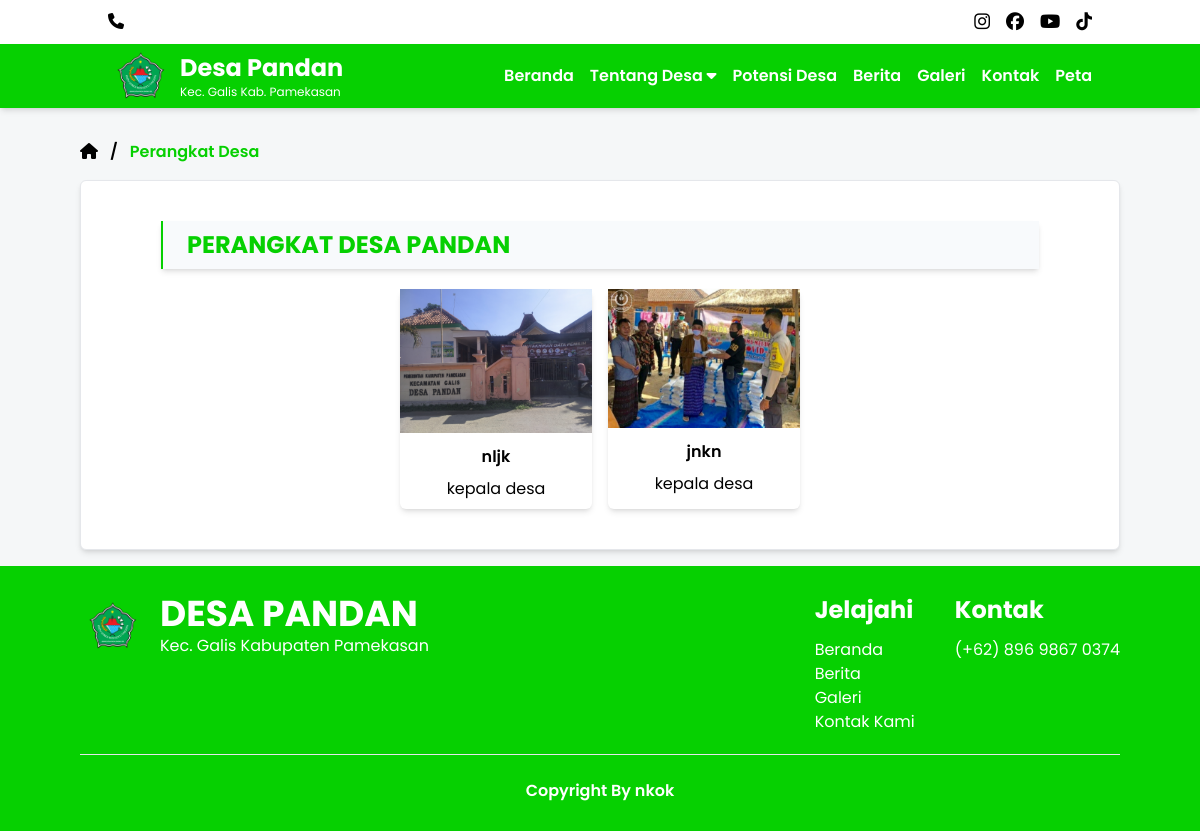
Page /perangkat.php on the committed database.
### tables this page shows
CREATE TABLE `perangkat` (
  `id` int(11) NOT NULL,
  `nama` varchar(100) NOT NULL,
  `gambar` text NOT NULL,
  `id_jabatan` int(11) NOT NULL
);

CREATE TABLE `jabatan` (
  `id` int(11) NOT NULL,
  `jabatan` varchar(100) NOT NULL
);

### admin-desa/function.php (called while the page is built, shortened)
<?php
$conn = mysqli_connect('localhost', 'root', '', 'web_desa');
function jabatan ($query) {
    global $conn;
    $stmt = mysqli_prepare($conn, $query);
    mysqli_stmt_execute($stmt);
    $result = mysqli_stmt_get_result($stmt);
    $rows = [];
    while($row = mysqli_fetch_assoc($result)) {
        $rows[] = $row;
    }
    return $rows;
}
?>

### perangkat.php (the view, shortened to what this page needs)
<?php
    require 'admin-desa/function.php';
    $data = jabatan("SELECT nama, gambar, jabatan.jabatan FROM perangkat JOIN jabatan ON perangkat.id_jabatan = jabatan.id");
?>
<!doctype html>
<html>
<head>
  <link rel="stylesheet" href="style.css">
  <link rel="stylesheet" href="nav.css">
  <link href="https://unpkg.com/aos@2.3.1/dist/aos.css" rel="stylesheet">
    <link rel="stylesheet" href="https://cdnjs.cloudflare.com/ajax/libs/font-awesome/6.5.2/css/all.min.css" />
</head>
<body>
<?php
include 'navbar.php';
?>
<div class="max-w-full bg pt-24">
    <div class="px-7 lg:px-20">
        <div class="flex items-center gap-3 font-semibold">
            <a href="/web-desa" class="text-sm lg:text-base"><i class="fa-solid fa-house"></i></a>
            <p>/</p>
            <p class="text-[#06D001] text-sm lg:text-base">Perangkat Desa</p>
        </div>
    </div>
</div>
<div class="max-w-full bg-white my-12 py-10 mx-7 border rounded-md shadow-md">
    <div class="px-7 lg:px-20">
        <div class="bg-slate-50 flex items-center py-2 border-left shadow-md">
            <h1 class="text-sm uppercase text-[#06D001] px-6 font-bold lg:text-2xl">Perangkat Desa Pandan</h1>
        </div>
        <div class="flex flex-wrap justify-center gap-4 mt-5">
            <?php foreach($data as $d) : ?>
            <div class="bg-white shadow-md rounded-md text-center" id="flex">
                <img src="admin-desa/img/<?= $d['gambar']; ?>" alt="" class="inline-block mx-auto">
                <h1 class="font-semibold pt-3"><?= $d['nama']; ?></h1>
                <p class="py-2"><?= $d['jabatan']; ?></p>
            </div>
            <?php endforeach; ?>
        </div>
    </div>
</div>
<?php
include 'footer.php'
?>
</body>
</html>

### style.css (style rules this page uses)
html, :host { line-height: 1.5; -webkit-text-size-adjust: 100%; -moz-tab-size: 4; -o-tab-size: 4; tab-size: 4; font-family: ui-sans-serif, system-ui, sans-serif, "Apple Color Emoji", "Segoe UI Emoji", "Segoe UI Symbol", "Noto Color Emoji"; font-feature-settings: normal; font-variation-settings: normal; -webkit-tap-highlight-color: transparent; }
body { margin: 0; line-height: inherit; }
h1, h2, h3, h4, h5, h6 { font-size: inherit; font-weight: inherit; }
a { color: inherit; text-decoration: inherit; }
blockquote, dl, dd, h1, h2, h3, h4, h5, h6, hr, figure, p, pre { margin: 0; }
img, svg, video, canvas, audio, iframe, embed, object { display: block; vertical-align: middle; }
img, video { max-width: 100%; height: auto; }
.mx-auto { margin-left: auto; margin-right: auto; }
.my-12 { margin-top: 3rem; margin-bottom: 3rem; }
.mt-5 { margin-top: 1.25rem; }
.flex { display: flex; }
.max-w-full { max-width: 100%; }
.flex-wrap { flex-wrap: wrap; }
.items-center { align-items: center; }
.justify-center { justify-content: center; }
.gap-4 { gap: 1rem; }
.gap-3 { gap: 0.75rem; }
.rounded-md { border-radius: 0.375rem; }
.border { border-width: 1px; }
.bg-slate-50 { --tw-bg-opacity: 1; background-color: rgb(248 250 252 / var(--tw-bg-opacity)); }
.bg-white { --tw-bg-opacity: 1; background-color: rgb(255 255 255 / var(--tw-bg-opacity)); }
.px-6 { padding-left: 1.5rem; padding-right: 1.5rem; }
.px-7 { padding-left: 1.75rem; padding-right: 1.75rem; }
.py-10 { padding-top: 2.5rem; padding-bottom: 2.5rem; }
.py-2 { padding-top: 0.5rem; padding-bottom: 0.5rem; }
.pt-3 { padding-top: 0.75rem; }
.pt-24 { padding-top: 6rem; }
.text-center { text-align: center; }
.text-sm { font-size: 0.875rem; line-height: 1.25rem; }
.font-bold { font-weight: 700; }
.font-semibold { font-weight: 600; }
.uppercase { text-transform: uppercase; }
.text-\[\#06D001\] { --tw-text-opacity: 1; color: rgb(6 208 1 / var(--tw-text-opacity)); }
.shadow-md { --tw-shadow: 0 4px 6px -1px rgb(0 0 0 / 0.1), 0 2px 4px -2px rgb(0 0 0 / 0.1); --tw-shadow-colored: 0 4px 6px -1px var(--tw-shadow-color), 0 2px 4px -2px var(--tw-shadow-color); box-shadow: var(--tw-ring-offset-shadow, 0 0 #0000), var(--tw-ring-shadow, 0 0 #0000), var(--tw-shadow); }
@media (min-width: 1024px) { .lg\:px-20 { padding-left: 5rem; padding-right: 5rem; } }
@media (min-width: 1024px) { .lg\:text-2xl { font-size: 1.5rem; line-height: 2rem; } }
@media (min-width: 1024px) { .lg\:text-base { font-size: 1rem; line-height: 1.5rem; } }

### perangkat.php (style rules this page uses)
body { background-color: #F5F7F8; font-family: "Poppins", sans-serif; }
.mx-7 { margin: 0 5rem; }
.my-12 { margin-top: 1rem; margin-bottom: 1rem; }
.border-left { border-left: 2px solid #06D001 ; }
#flex { width: 12rem; word-wrap: break-word; }

### rows in the picture
perangkat: gambar (picture), nama "nljk", id_jabatan.jabatan "kepala desa"
perangkat: gambar (picture), nama "jnkn", id_jabatan.jabatan "kepala desa"
